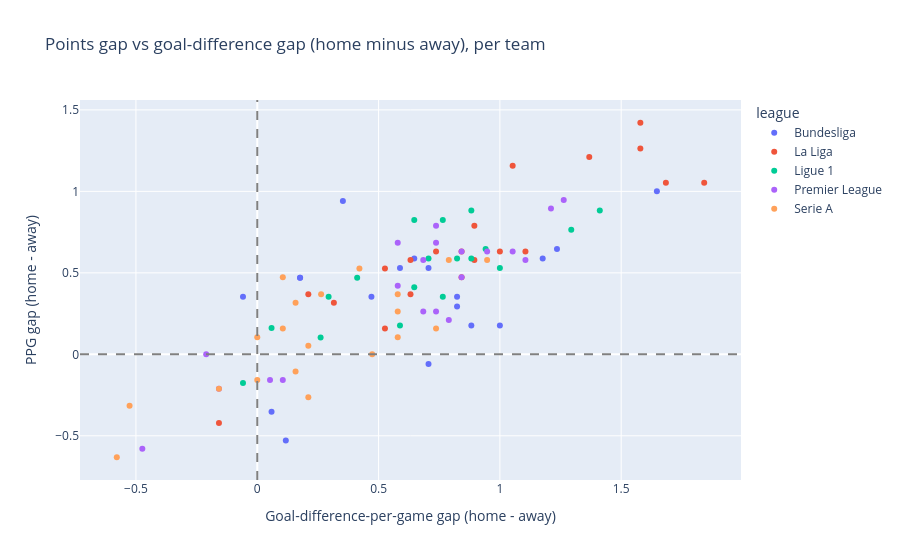

The notebook cell saved with this chart:
### Markdown cell above
## Chart 2: is the points gap backed up by goals, or just lucky results?

If home advantage is real rather than a quirk of close results, a team's gap in points per game should line up with its gap in goal difference per game. I check this per team, across all five leagues at once.

### Code cell
correlation = team_wide[["ppg_gap", "goal_diff_gap"]].corr().iloc[0, 1]
print(f"Correlation between PPG gap and goal-difference-per-game gap: {correlation:.2f}")

fig2 = px.scatter(
    team_wide,
    x="goal_diff_gap",
    y="ppg_gap",
    color="league",
    hover_data=["team"],
    title="Points gap vs goal-difference gap (home minus away), per team",
)
fig2.add_hline(y=0, line_dash="dash", line_color="gray")
fig2.add_vline(x=0, line_dash="dash", line_color="gray")
fig2.update_layout(xaxis_title="Goal-difference-per-game gap (home - away)", yaxis_title="PPG gap (home - away)")
fig2.write_image(str(FIGURES_DIR / "ppg_gap_vs_goal_diff_gap.png"), width=900, height=550, scale=2)
fig2.show()

### Figure 1 — Plotly figure (JSON) as saved in the notebook; plotly's stock layout.template omitted (floating-point values rounded to 4 significant figures)
{"data": [{"customdata": [["1. FC Heidenheim 1846"], ["1. FC Köln"], ["1. FC Union Berlin"], ["1. FSV Mainz 05"], ["Bayer 04 Leverkusen"], ["Borussia Dortmund"], ["Borussia Mönchengladbach"], ["Eintracht Frankfurt"], ["FC Augsburg"], ["FC Bayern München"], ["FC St. Pauli 1910"], ["Hamburger SV"], ["RB Leipzig"], ["SC Freiburg"], ["SV Werder Bremen"], ["TSG 1899 Hoffenheim"], ["VfB Stuttgart"], ["VfL Wolfsburg"]], "hovertemplate": "league=Bundesliga<br>goal_diff_gap=%{x}<br>ppg_gap=%{y}<br>team=%{customdata[0]}<extra></extra>", "legendgroup": "Bundesliga", "marker": {"color": "#636efa", "symbol": "circle"}, "mode": "markers", "name": "Bundesliga", "orientation": "v", "showlegend": true, "type": "scatter", "x": [0.1765, 0.8235, 0.8235, 0.05882, 1.0, 0.7059, 0.6471, 0.4706, 0.5882, 0.7059, 0.1765, 1.176, 1.235, 1.647, -0.05882, 0.8824, 0.3529, 0.1176], "xaxis": "x", "y": [0.4706, 0.3529, 0.2941, -0.3529, 0.1765, 0.5294, 0.5882, 0.3529, 0.5294, -0.05882, 0.4706, 0.5882, 0.6471, 1.0, 0.3529, 0.1765, 0.9412, -0.5294], "yaxis": "y"}, {"customdata": [["Athletic Club"], ["CA Osasuna"], ["Club Atlético de Madrid"], ["Deportivo Alavés"], ["Elche CF"], ["FC Barcelona"], ["Getafe CF"], ["Girona FC"], ["Levante UD"], ["RC Celta de Vigo"], ["RCD Espanyol de Barcelona"], ["RCD Mallorca"], ["Rayo Vallecano de Madrid"], ["Real Betis Balompié"], ["Real Madrid CF"], ["Real Oviedo"], ["Real Sociedad de Fútbol"], ["Sevilla FC"], ["Valencia CF"], ["Villarreal CF"]], "hovertemplate": "league=La Liga<br>goal_diff_gap=%{x}<br>ppg_gap=%{y}<br>team=%{customdata[0]}<extra></extra>", "legendgroup": "La Liga", "marker": {"color": "#EF553B", "symbol": "circle"}, "mode": "markers", "name": "La Liga", "orientation": "v", "showlegend": true, "type": "scatter", "x": [0.8947, 1.053, 1.368, 0.6316, 1.579, 1.842, 0.5263, 0.2105, 0.5263, -0.1579, 0.3158, 1.579, 1.105, 1.0, 0.8421, 0.8421, 0.7368, 0.6316, 0.8947, 1.684], "xaxis": "x", "y": [0.7895, 1.158, 1.211, 0.5789, 1.421, 1.053, 0.1579, 0.3684, 0.5263, -0.4211, 0.3158, 1.263, 0.6316, 0.6316, 0.6316, 0.4737, 0.6316, 0.3684, 0.5789, 1.053], "yaxis": "y"}, {"customdata": [["AJ Auxerre"], ["AS Monaco FC"], ["Angers SCO"], ["FC Lorient"], ["FC Metz"], ["FC Nantes"], ["Le Havre AC"], ["Lille OSC"], ["OGC Nice"], ["Olympique Lyonnais"], ["Olympique de Marseille"], ["Paris FC"], ["Paris Saint-Germain FC"], ["RC Strasbourg Alsace"], ["Racing Club de Lens"], ["Stade Brestois 29"], ["Stade Rennais FC 1901"], ["Toulouse FC"]], "hovertemplate": "league=Ligue 1<br>goal_diff_gap=%{x}<br>ppg_gap=%{y}<br>team=%{customdata[0]}<extra></extra>", "legendgroup": "Ligue 1", "marker": {"color": "#00cc96", "symbol": "circle"}, "mode": "markers", "name": "Ligue 1", "orientation": "v", "showlegend": true, "type": "scatter", "x": [0.7059, 0.8235, 0.8824, 0.8824, 0.5882, 0.261, 0.9412, -0.05882, 0.4118, 0.6471, 1.412, 0.2941, 0.7647, 0.6471, 0.7647, 1.294, 1.0, 0.05882], "xaxis": "x", "y": [0.5882, 0.5882, 0.5882, 0.8824, 0.1765, 0.1029, 0.6471, -0.1765, 0.4706, 0.8235, 0.8824, 0.3529, 0.3529, 0.4118, 0.8235, 0.7647, 0.5294, 0.1618], "yaxis": "y"}, {"customdata": [["AFC Bournemouth"], ["Arsenal FC"], ["Aston Villa FC"], ["Brentford FC"], ["Brighton & Hove Albion FC"], ["Burnley FC"], ["Chelsea FC"], ["Crystal Palace FC"], ["Everton FC"], ["Fulham FC"], ["Leeds United FC"], ["Liverpool FC"], ["Manchester City FC"], ["Manchester United FC"], ["Newcastle United FC"], ["Nottingham Forest FC"], ["Sunderland AFC"], ["Tottenham Hotspur FC"], ["West Ham United FC"], ["Wolverhampton Wanderers FC"]], "hovertemplate": "league=Premier League<br>goal_diff_gap=%{x}<br>ppg_gap=%{y}<br>team=%{customdata[0]}<extra></extra>", "legendgroup": "Premier League", "marker": {"color": "#ab63fa", "symbol": "circle"}, "mode": "markers", "name": "Premier League", "orientation": "v", "showlegend": true, "type": "scatter", "x": [0.7368, 0.8421, 0.6842, 1.105, 0.7368, 0.7895, -0.2105, 0.1053, 0.05263, 1.263, 1.211, 0.9474, 1.053, 0.5789, 0.7368, -0.1579, 0.8421, -0.4737, 0.6842, 0.5789], "xaxis": "x", "y": [0.2632, 0.4737, 0.5789, 0.5789, 0.6842, 0.2105, 0.0, -0.1579, -0.1579, 0.9474, 0.8947, 0.6316, 0.6316, 0.6842, 0.7895, -0.2105, 0.6316, -0.5789, 0.2632, 0.4211], "yaxis": "y"}, {"customdata": [["AC Milan"], ["AC Pisa 1909"], ["ACF Fiorentina"], ["AS Roma"], ["Atalanta BC"], ["Bologna FC 1909"], ["Cagliari Calcio"], ["Como 1907"], ["FC Internazionale Milano"], ["Genoa CFC"], ["Hellas Verona FC"], ["Juventus FC"], ["Parma Calcio 1913"], ["SS Lazio"], ["SSC Napoli"], ["Torino FC"], ["US Cremonese"], ["US Lecce"], ["US Sassuolo Calcio"], ["Udinese Calcio"]], "hovertemplate": "league=Serie A<br>goal_diff_gap=%{x}<br>ppg_gap=%{y}<br>team=%{customdata[0]}<extra></extra>", "legendgroup": "Serie A", "marker": {"color": "#FFA15A", "symbol": "circle"}, "mode": "markers", "name": "Serie A", "orientation": "v", "showlegend": true, "type": "scatter", "x": [-0.5263, 0.5789, 0.4737, 0.9474, 0.2632, -0.5789, 0.5789, 0.2105, 0.7368, 0.1053, 0.2105, 0.5789, 0.0, 0.1579, 0.4211, 0.7895, 0.1579, 0.0, 0.1053, -0.1579], "xaxis": "x", "y": [-0.3158, 0.1053, 0.0, 0.5789, 0.3684, -0.6316, 0.3684, 0.05263, 0.1579, 0.1579, -0.2632, 0.2632, -0.1579, 0.3158, 0.5263, 0.5789, -0.1053, 0.1053, 0.4737, -0.2105], "yaxis": "y"}], "layout": {"legend": {"title": {"text": "league"}, "tracegroupgap": 0}, "shapes": [{"line": {"color": "gray", "dash": "dash"}, "type": "line", "x0": 0, "x1": 1, "xref": "x domain", "y0": 0, "y1": 0, "yref": "y"}, {"line": {"color": "gray", "dash": "dash"}, "type": "line", "x0": 0, "x1": 0, "xref": "x", "y0": 0, "y1": 1, "yref": "y domain"}], "title": {"text": "Points gap vs goal-difference gap (home minus away), per team"}, "xaxis": {"anchor": "y", "domain": [0.0, 1.0], "title": {"text": "Goal-difference-per-game gap (home - away)"}}, "yaxis": {"anchor": "x", "domain": [0.0, 1.0], "title": {"text": "PPG gap (home - away)"}}}}
